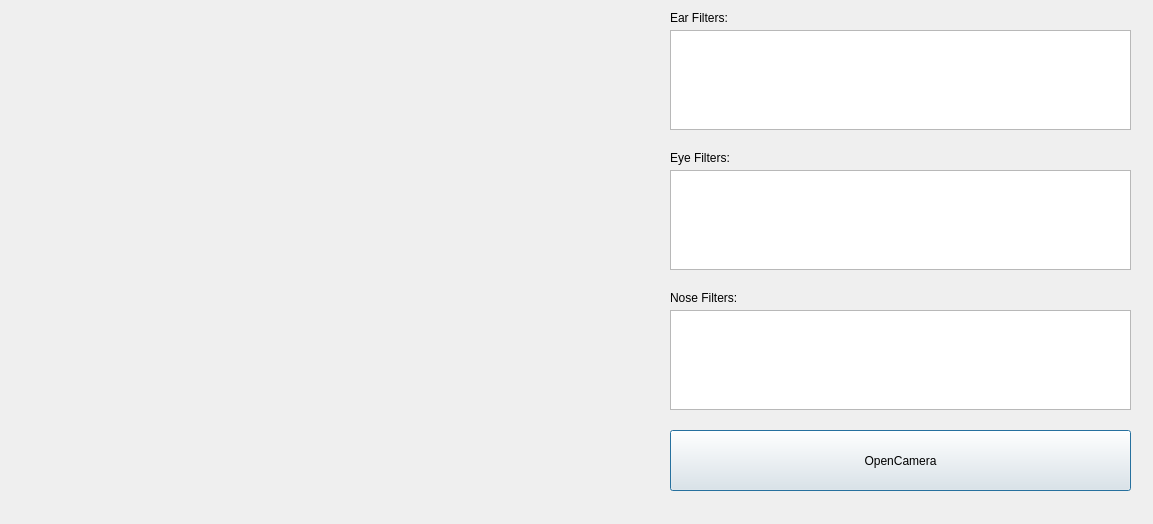
<?xml version="1.0" encoding="UTF-8"?>
<ui version="4.0">
 <class>Dialog</class>
 <widget class="QDialog" name="Dialog">
  <property name="geometry">
   <rect>
    <x>0</x>
    <y>0</y>
    <width>1153</width>
    <height>524</height>
   </rect>
  </property>
  <property name="sizePolicy">
   <sizepolicy hsizetype="Preferred" vsizetype="Preferred">
    <horstretch>0</horstretch>
    <verstretch>0</verstretch>
   </sizepolicy>
  </property>
  <property name="acceptDrops">
   <bool>false</bool>
  </property>
  <property name="windowTitle">
   <string>Pyxie</string>
  </property>
  <widget class="QListWidget" name="eyeFilters">
   <property name="geometry">
    <rect>
     <x>670</x>
     <y>170</y>
     <width>461</width>
     <height>100</height>
    </rect>
   </property>
   <property name="selectionMode">
    <enum>QAbstractItemView::SingleSelection</enum>
   </property>
   <property name="iconSize">
    <size>
     <width>90</width>
     <height>90</height>
    </size>
   </property>
   <property name="gridSize">
    <size>
     <width>90</width>
     <height>90</height>
    </size>
   </property>
   <property name="viewMode">
    <enum>QListView::IconMode</enum>
   </property>
  </widget>
  <widget class="QLabel" name="picture">
   <property name="geometry">
    <rect>
     <x>20</x>
     <y>20</y>
     <width>640</width>
     <height>480</height>
    </rect>
   </property>
   <property name="acceptDrops">
    <bool>true</bool>
   </property>
   <property name="autoFillBackground">
    <bool>true</bool>
   </property>
   <property name="text">
    <string/>
   </property>
   <property name="alignment">
    <set>Qt::AlignCenter</set>
   </property>
  </widget>
  <widget class="QPushButton" name="cameraButton">
   <property name="geometry">
    <rect>
     <x>670</x>
     <y>430</y>
     <width>461</width>
     <height>61</height>
    </rect>
   </property>
   <property name="text">
    <string>OpenCamera</string>
   </property>
  </widget>
  <widget class="QListWidget" name="noseFilters">
   <property name="geometry">
    <rect>
     <x>670</x>
     <y>310</y>
     <width>461</width>
     <height>100</height>
    </rect>
   </property>
   <property name="selectionMode">
    <enum>QAbstractItemView::SingleSelection</enum>
   </property>
   <property name="iconSize">
    <size>
     <width>90</width>
     <height>90</height>
    </size>
   </property>
   <property name="gridSize">
    <size>
     <width>90</width>
     <height>90</height>
    </size>
   </property>
   <property name="viewMode">
    <enum>QListView::IconMode</enum>
   </property>
  </widget>
  <widget class="QListWidget" name="earFilters">
   <property name="geometry">
    <rect>
     <x>670</x>
     <y>30</y>
     <width>461</width>
     <height>100</height>
    </rect>
   </property>
   <property name="selectionMode">
    <enum>QAbstractItemView::SingleSelection</enum>
   </property>
   <property name="iconSize">
    <size>
     <width>90</width>
     <height>90</height>
    </size>
   </property>
   <property name="gridSize">
    <size>
     <width>90</width>
     <height>90</height>
    </size>
   </property>
   <property name="viewMode">
    <enum>QListView::IconMode</enum>
   </property>
  </widget>
  <widget class="QLabel" name="label">
   <property name="geometry">
    <rect>
     <x>670</x>
     <y>10</y>
     <width>101</width>
     <height>16</height>
    </rect>
   </property>
   <property name="text">
    <string>Ear Filters:</string>
   </property>
  </widget>
  <widget class="QLabel" name="label_2">
   <property name="geometry">
    <rect>
     <x>670</x>
     <y>150</y>
     <width>101</width>
     <height>16</height>
    </rect>
   </property>
   <property name="text">
    <string>Eye Filters:</string>
   </property>
  </widget>
  <widget class="QLabel" name="label_3">
   <property name="geometry">
    <rect>
     <x>670</x>
     <y>290</y>
     <width>101</width>
     <height>16</height>
    </rect>
   </property>
   <property name="text">
    <string>Nose Filters:</string>
   </property>
  </widget>
 </widget>
 <resources/>
 <connections/>
</ui>
